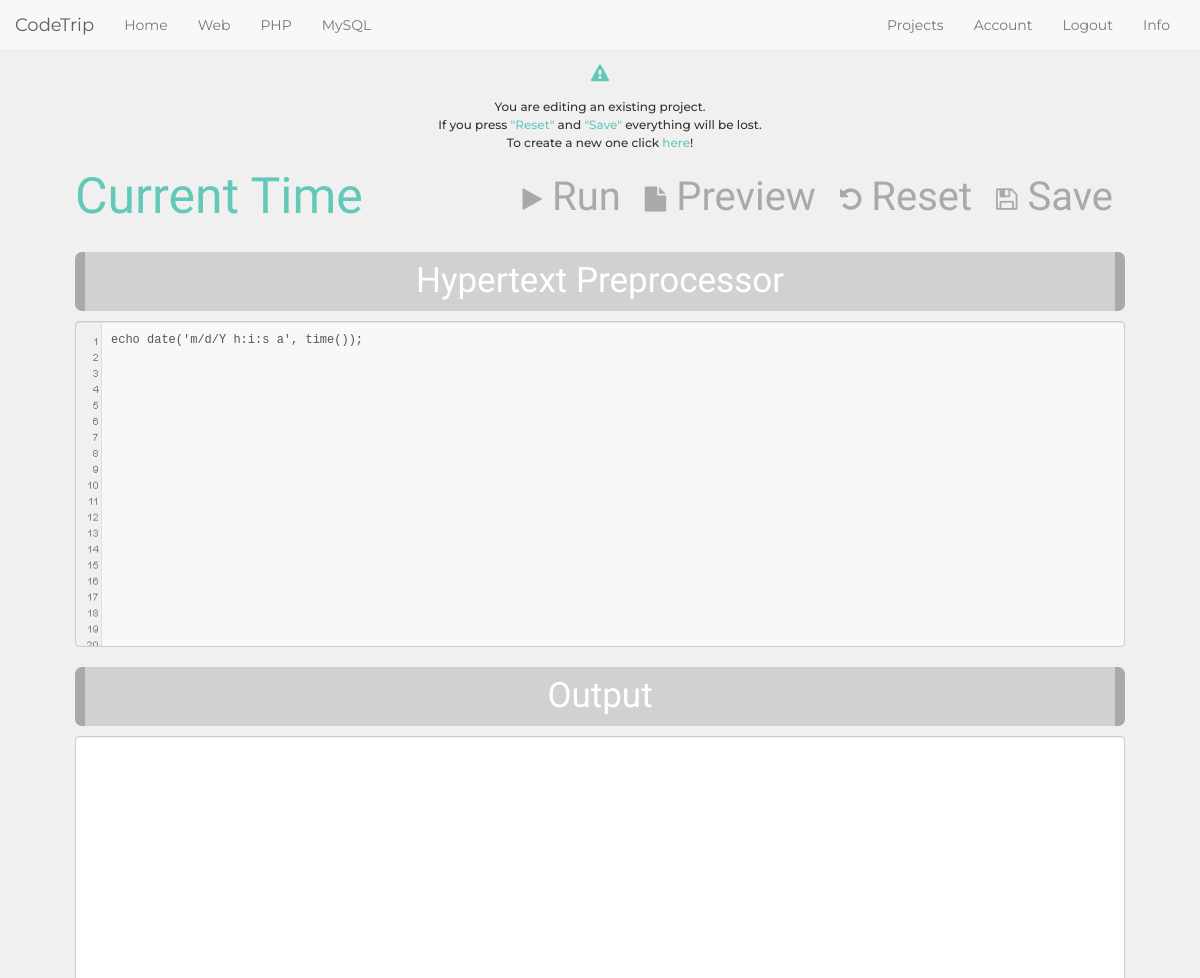
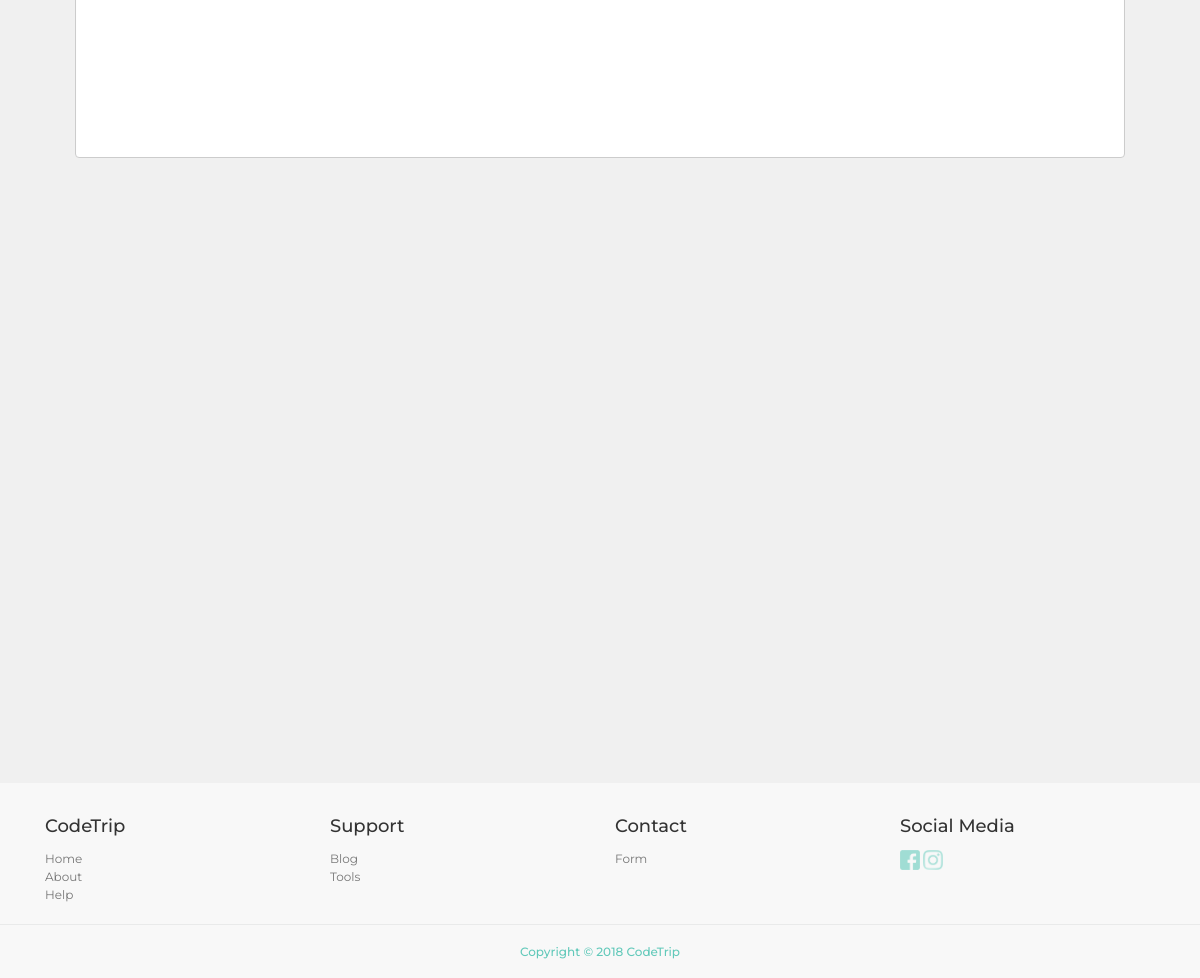
Screenshot of /php.php?project_id=21 (signed in) with the database file from the repository (2 pictures, top to bottom).
### tables this page shows
CREATE TABLE IF NOT EXISTS `projects` (
  `project_id` int(10) NOT NULL AUTO_INCREMENT,
  `project_html` text NOT NULL,
  `project_css` text NOT NULL,
  `project_javascript` text NOT NULL,
  `project_php` text NOT NULL,
  `project_sql` text NOT NULL,
  `project_name` varchar(70) NOT NULL,
  `project_date` datetime NOT NULL,
  `user_id` int(10) NOT NULL,
  `project_type` varchar(5) NOT NULL,
  PRIMARY KEY (`project_id`)
);

### php.php (the view, shortened to what this page needs)
<?php
require 'system/settings.php';
require 'includes/head.php';
require 'includes/nav.php';
$php = 'echo "You are learning really fast!";';
$project_name = 'Untitled';
if (isset($_GET['project_id']) && isset($_SESSION['u_id'])) {
  $sql = "SELECT * FROM projects WHERE project_id = '".$_GET['project_id']."' AND project_type = 'php' AND user_id = '".$_SESSION['u_id']."'";
  $result = mysqli_query($connection, $sql);
  $resultCheck = mysqli_num_rows($result);
  if ($resultCheck > 0) {
    $row = mysqli_fetch_assoc($result);
    $php = $row['project_php'];
    $project_name = $row['project_name'];
  }
}
?>
<main class="playground-general">
  <div class="container practice-area">
    <div>
      <?php
        if (isset($_GET['project_id']) && isset($_SESSION['u_id'])) {
          echo '<h4 class="basic-color"><i class="fa fa-exclamation-triangle"></i></h4><h6>You are editing an existing project.<br>If you press <span class="basic-color">"Reset"</span> and <span class="basic-color">"Save"</span> everything will be lost.<br>To create a new one click <a href="php.php">here</a>!</h6>';
        }
      ?>
    </div>
    <form id="phpform" method="post" target="iframe-result" action="playground/php.php">
      <div class="row"><div class="col-md-12">
        <div id="project-title">
          <input type="text" autocomplete="project-name" class="form-control" id="project-name" value="<?php echo htmlspecialchars($project_name) ?>" placeholder="Name this project" name="project-name" required maxlength="100">
        </div>
        <div class="button-options">
          <button type="button" name="save" id="save-project-button" class="btn"><i class="fa fa-save"></i> Save</button>
          <button type="reset" id="reset-editors-button" class="btn"><i class="fa fa-undo"></i> Reset</button>
          <button type="button" name="action" value="there" id="new-page-preview-button" class="btn"><i class="fa fa-file"></i> Preview</button>
          <button type="button" name="action" value="here" id="run-code-button" class="btn"><i class="fa fa-play"></i> Run</button>
        </div>
      </div></div>
      <div class="row">
        <div id="phpeditor" class="col-md-12">
          <h2>Hypertext Preprocessor</h2>
          <textarea class="form-control textarea-code" name="php" rows="18" autofocus><?php echo htmlspecialchars($php); ?></textarea>
        </div>
      </div>
    </form>
    <div class="row">
      <div id="php-preview" class="col-md-12 preview">
        <h2>Output</h2>
        <iframe class="form-control iframe-code" name="iframe-result"></iframe>
      </div>
    </div>
  </div>
<?php require 'includes/footer.php'; ?>
</body>
</html>

### assets/style.css (style rules this page uses)
html { height: 100%; width: 100%; margin: 0; padding: 0; }
body { position: relative; min-height: 100%; margin: 0; font-family: 'Montserrat', sans-serif; }
a, a:visited, a:active, a:focus, a:hover { color: #62c9ba; }
main { height: auto; padding-bottom: 350px; }
.basic-color { color: #62c9ba; }
.course .btn, button { color: #fff; background-color: #62c9ba; border-color: #62c9ba; }
.playground-general, #article-page { background-color: #f0f0f0; }
.practice-area { width: 90%; margin: 0 auto; }
.button-options { text-align: center; }
.button-options button { font-family: 'Amatic SC', cursive; font-size: 40px; float: right; outline: none !important; border: 0; background-color: #f0f0f0; box-shadow: none; color: #a9a9a9; }
.button-options button i { vertical-align: middle; font-size: 25px; }
.textarea-code { background: url(../img/code-editor-textarea.png); background-attachment: local; background-repeat: no-repeat; padding-left: 35px; padding-top: 10px; border-color:#ccc; font-size: 12px; font-family: monospace; text-align: left; resize: none; background-color: #f8f8f8; }
#htmleditor > h2, #csseditor > h2, #jseditor > h2, #phpeditor > h2, #sqleditor > h2, .preview > h2 { background-color: #d1d1d1; border-left: 10px solid #a9a9a9; border-right: 10px solid #a9a9a9; color: #fff; text-align: center; padding: 10px 0; border-radius: 7px; font-family: 'Amatic SC', cursive; font-size: 35px; }
.preview { margin-bottom: 70px; }
#php-preview { margin-bottom: 470px; }
#project-title { width: 30%; }
#project-name { font-family: 'Amatic SC', cursive; font-size: 50px; font-weight: normal; vertical-align: middle; text-align: left; height: 70px; float: left; padding: 0; color: #62c9ba; background-color: #f0f0f0; border: 0; box-shadow: none; outline: none !important; }
.iframe-code { min-height: 400px; }
#signuppage h6, .project-area h6, .account-area h6, .research-area h6, #search-part h4, #search-part h6, .practice-area h4, .practice-area h6 { text-align: center; line-height: 1.5em; }

### rows the page displays
projects: project-name "Current Time", php "echo date('m/d/Y h:i:s a', time());"
